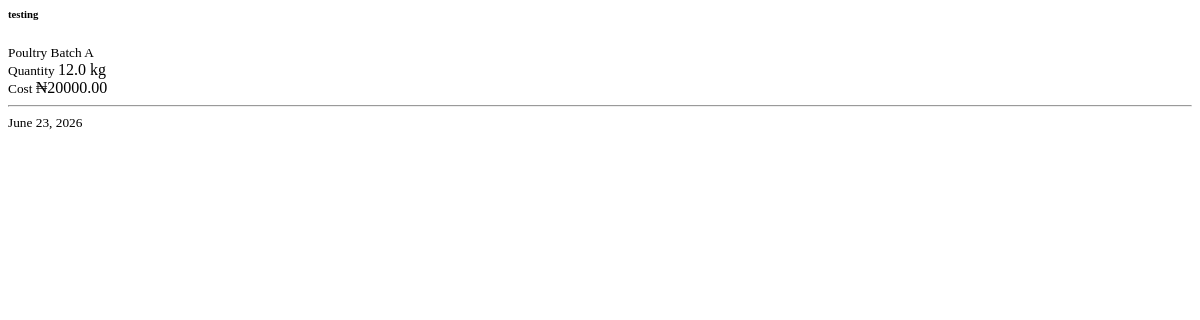
The page /activities/search/ (signed in) on the database as committed earlier.
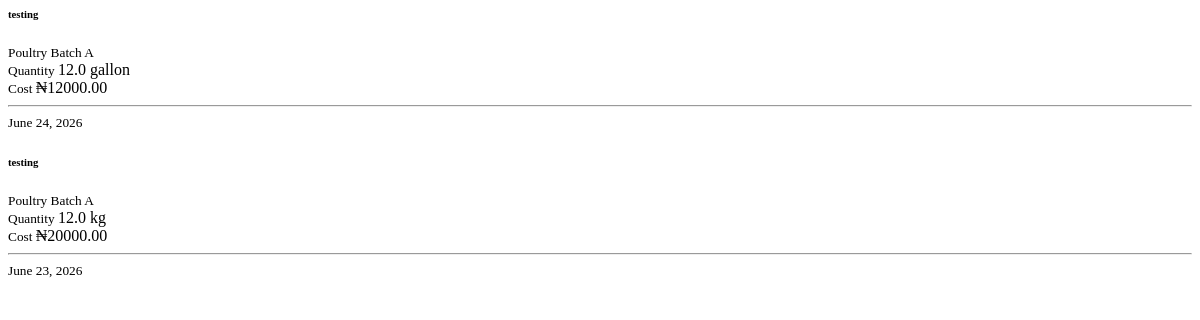
The same page on the database as committed later.
### activities/models.py (models this page shows, shortened)
class Activity(models.Model):
    ACTIVITY_TYPE = [
        ("planting", "Planting"),
        ("feeding", "Feeding"),
        ("harvest", "Harvest"),
        ("treatment", "Treatment"),
        ("sale", "Sale"),
        ("other", "Other"),
    ]
    enterprise = models.ForeignKey(Enterprise, on_delete=models.CASCADE)
    cycle = models.ForeignKey(Cycle, on_delete=models.CASCADE, related_name="activities")
    title = models.CharField(max_length=255)
    activity_type = models.CharField(max_length=50, choices=ACTIVITY_TYPE)
    description = models.TextField(blank=True)
    quantity = models.FloatField(null=True, blank=True)
    unit = models.CharField(max_length=50, blank=True)
    cost = models.DecimalField(max_digits=12, decimal_places=2, null=True, blank=True)
    activity_date = models.DateField()
    created_at = models.DateTimeField(auto_now_add=True)
    updated_at = models.DateTimeField(auto_now=True)

### cycles/models.py (models this page shows, shortened)
class Cycle(models.Model):
    CYCLE_TYPE = [
        ("crop", "Crop"),
        ("livestock", "Livestock"),
    ]
    STATUS = [
        ("active", "Active"),
        ("completed", "Completed"),
        ("archived", "Archived"),
    ]
    enterprise = models.ForeignKey(Enterprise, on_delete=models.CASCADE, related_name="cycles")
    name = models.CharField(max_length=255)
    cycle_type = models.CharField(max_length=20, choices=CYCLE_TYPE)
    start_date = models.DateField()
    end_date = models.DateField()
    status = models.CharField(max_length=20, choices=STATUS, default="active")
    crop_type = models.CharField(max_length=100, blank=True)
    season = models.CharField(max_length=100, blank=True)
    livestock_type = models.CharField(max_length=100, blank=True)
    breed = models.CharField(max_length=100, blank=True)
    initial_count = models.IntegerField(null=True, blank=True)
    created_at = models.DateTimeField(auto_now_add=True)
    updated_at = models.DateTimeField(auto_now=True)

### activities/views.py (the view)
# urls.py: path('search/', views.searchActivity, name='search'),
def searchActivity(request):
    activities = Activity.objects.all()
    if request.method == "POST":
        date = request.POST.get("date")
        batch = request.POST.get("batch")
        if date:
            activities = activities.filter(activity_date=date)
    else:
        search = request.GET.get("search")
        if search:
            activities = activities.filter(
                title__icontains=search
            )
    activities = activities.order_by("-created_at")
    paginator = Paginator(activities, 2)
    page_number = request.GET.get("page")
    page_obj = paginator.get_page(page_number)
    return render(
        request,
        "partials/activity_list.html",
        {"page_obj": page_obj},
    )

### templates/partials/activity_list.html (shortened to what this page needs)
                                {% if page_obj %}
                                    {% for activity in page_obj %}
                                        {% if forloop.last and page_obj.has_next and not request.GET.search %}
                                            <div class="activity-mobile-card"
                                            hx-trigger = "revealed"
                                            hx-get = "{% url "activity:list" %}?page={{ page_obj.next_page_number}}"
                                            hx-target = '#result'
                                            hx-swap = "beforeend" >
                                        {% else %}
                                            <div class="activity-mobile-card">
                                        {% endif %}
                                            <div class="d-flex justify-content-between align-items-start">
                                                <div>
                                                    <h6 class="mb-1 bold p-color">
                                                        {{activity.title}}
                                                    </h6>
                                                    <small class="light-color">
                                                        {{activity.cycle.name}}
                                                    </small>
                                                </div>
                                            </div>
                                            <div class="row mt-3">
                                                <div class="col-6">
                                                    <small class="light-color d-block">
                                                        Quantity
                                                    </small>
                                                    <span class="s2 bold">
                                                        {{activity.quantity}} {{activity.unit|lower}}
                                                    </span>
                                                </div>
                                                <div class="col-6 text-end">
                                                    <small class="light-color d-block">
                                                        Cost
                                                    </small>
                                                    <span class="danger-color bold">
                                                        ₦{{activity.cost}}
                                                    </span>
                                                </div>
                                            </div>
                                            <hr>
                                            <div class="d-flex justify-content-between align-items-center">
                                                <small class="light-color">
                                                    {{activity.activity_date}}
                                                </small>
                                            </div>
                                        </div>
                                    {% endfor %}
                                {% endif %}

Rows that differ between the two databases and show on the page:
added Activity: title "testing", cycle.name "Poultry Batch A", quantity "12.0", unit "gallon", cost "12000.00", activity_date "June 24, 2026"
